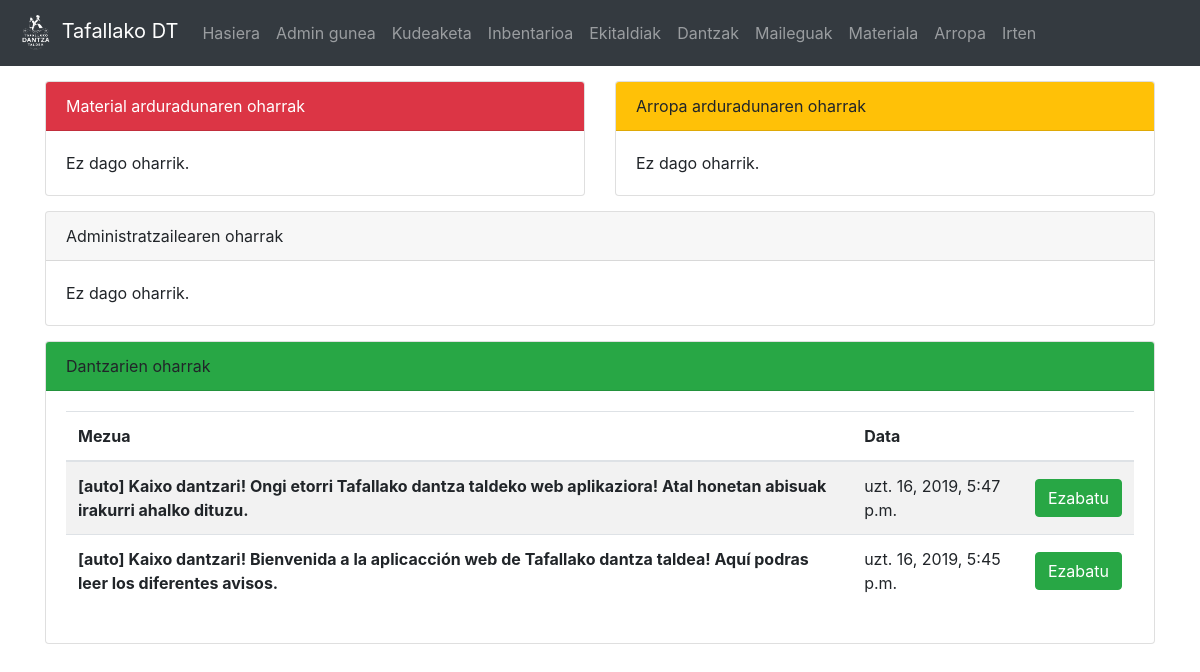
The app's page / (signed in), older data.
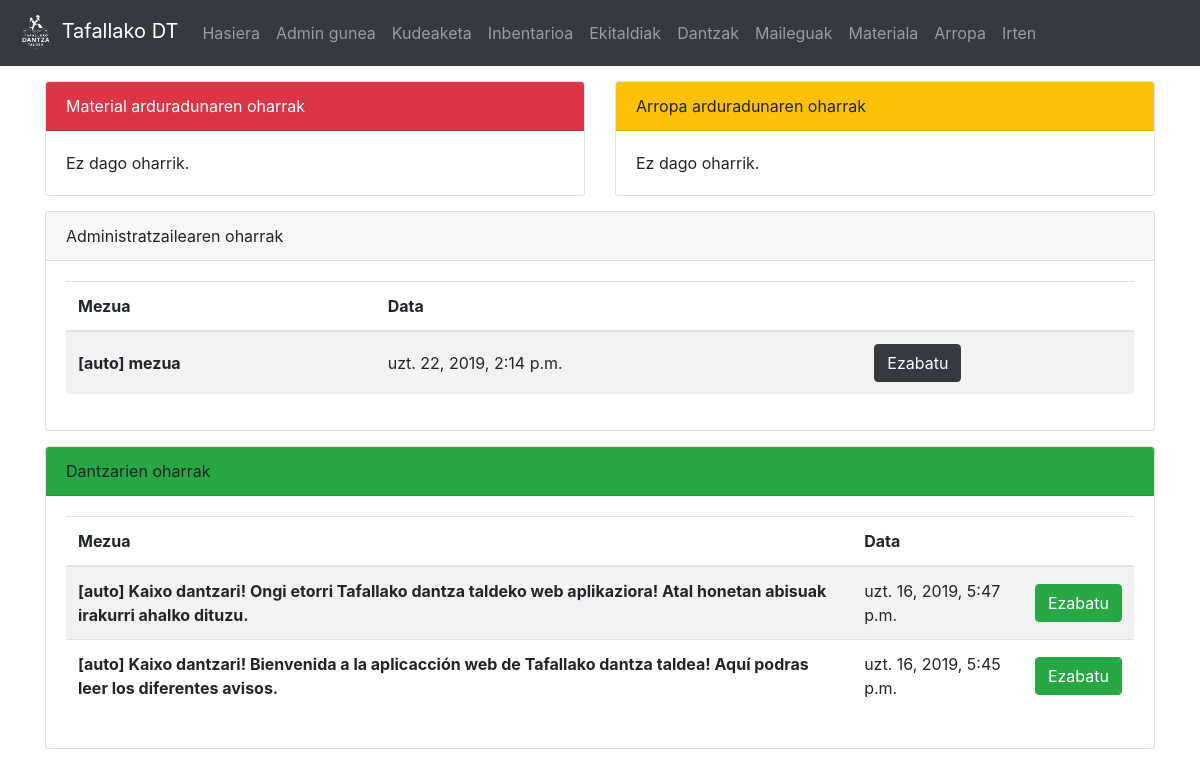
The same page, newer data.
### dantza/models.py (models this page shows, shortened)
class Oharra(models.Model):
	mezua = models.CharField(max_length=200)
	igorlea = models.CharField(max_length=100, default="auto")
	hartzailea = models.CharField(max_length=10, choices = HARTZAILEA)
	data = models.DateTimeField('Oharraren data')
	def __str__(self):
		return "[" + self.igorlea + "] " + self.mezua

### dantza/views.py (the view)
# urls.py: path('', views.index, name = 'index'),
def index(request):
	if 'd' in request.GET:
		delete = request.GET['id']
		Oharra.objects.get(pk=delete).delete()
		return HttpResponseRedirect('/')
	if request.user.is_authenticated:
		if Dantzaria.objects.filter(user=request.user).exists():
			d = Dantzaria.objects.get(user=request.user)
			o_list = Oharra.objects.all()
			return render(request,'dantza/index.html', {'mezuak':o_list})
		else:
			return render(request,'dantza/index.html', {'err':'Ez duzu erregistroa amaitu, sakatu <a href="/signup_end">hemen</a> amaitzeko'})
	return render(request,'dantza/index.html', {})

### dantza/templatetags/auth_extras.py (called while the page is built)
@register.filter(name='has_group')
def has_group(user, group_name):
    return user.groups.filter(name=group_name).exists()

@register.filter(name='messages_for')
def message_for(list,p):
	return list.filter(hartzailea=p)

### templates/dantza/index.html (shortened to what this page needs)
{% extends "dantza/base.html" %}
{% block edukia %}
<div class="container">
{% if request.user.is_authenticated %}
	{% load auth_extras %}
	<div class="row">
		{% if request.user|has_group:"material_arduradunak" %}
			<div class="col" style="margin-top: 15px">
				<div class="card">
					<div class="card-header bg-danger" style="color: white">Material arduradunaren oharrak</div>
					<div class="card-body">
						{% if mezuak and mezuak|messages_for:'MA' %}
							<div class="table-responsive">
								<table class="table table-hover table-striped">
								  <thead>
									<tr>
									  <th scope="col">Mezua</th>
									  <th scope="col">Data</th>
									  <th scope="col"></th>
									</tr>
								  </thead>
								  <tbody>
									{% for m in mezuak|messages_for:'MA' %}
											<tr>
											  <th scope="row" style="vertical-align:middle;">{{ m }}</th>
											  <td style="vertical-align:middle;">{{ m.data }}</td>
											  <td style="vertical-align:middle;">
												  <a class="btn btn-danger" href="?d&id={{ m.pk }}">Ezabatu</a>
											  </td>
										  </tr>
									{% endfor %}
									</tbody>
								</table>
							</div>
						{% else %}
							Ez dago oharrik.
						{% endif %}
					</div>
				</div>
			</div>
		{% endif %}
		{% if request.user|has_group:"arropa_arduradunak" %}
			<div class="col" style="margin-top: 15px">
				<div class="card">
					<div class="card-header bg-warning">Arropa arduradunaren oharrak</div>
					<div class="card-body">
						{% if mezuak and mezuak|messages_for:'AA' %}
							<div class="table-responsive">
								<table class="table table-hover table-striped">
								  <thead>
									<tr>
									  <th scope="col">Mezua</th>
									  <th scope="col">Data</th>
									  <th scope="col"></th>
									</tr>
								  </thead>
								  <tbody>
									{% for m in mezuak|messages_for:'AA' %}
											<tr>
											  <th scope="row" style="vertical-align:middle;">{{ m }}</th>
											  <td style="vertical-align:middle;">{{ m.data }}</td>
											  <td style="vertical-align:middle;">
												  <a class="btn btn-warning" href="?d&id={{ m.pk }}">Ezabatu</a>
											  </td>
										  </tr>
									{% endfor %}
									</tbody>
								</table>
							</div>
						{% else %}
							Ez dago oharrik.
						{% endif %}
					</div>
				</div>
			</div>
		{% endif %}
		{% if request.user.is_superuser %}
			<div class="col-12" style="margin-top: 15px">
				<div class="card">
					<div class="card-header">Administratzailearen oharrak</div>
					<div class="card-body">
						{% if mezuak and mezuak|messages_for:'AD' %}
							<div class="table-responsive">
								<table class="table table-hover table-striped">
								  <thead>
									<tr>
									  <th scope="col">Mezua</th>
									  <th scope="col">Data</th>
									  <th scope="col"></th>
									</tr>
								  </thead>
								  <tbody>
									{% for m in mezuak|messages_for:'AD' %}
											<tr>
											  <th scope="row" style="vertical-align:middle;">{{ m | safe }}</th>
											  <td style="vertical-align:middle;">{{ m.data }}</td>
											  <td style="vertical-align:middle;">
												  <a class="btn btn-dark" href="?d&id={{ m.pk }}">Ezabatu</a>
											  </td>
										  </tr>
									{% endfor %}
									</tbody>
								</table>
							</div>
						{% else %}
							Ez dago oharrik.
						{% endif %}
					</div>
				</div>
			</div>
		{% endif %}
		<div class="col-12" style="margin-top: 15px">
			<div class="card">
				<div class="card-header bg-success">Dantzarien oharrak</div>
				<div class="card-body">
					{% if mezuak and mezuak|messages_for:'DT' %}
						<div class="table-responsive">
							<table class="table table-hover table-striped">
							  <thead>
								<tr>
								  <th scope="col">Mezua</th>
								  <th scope="col">Data</th>
								  {% if request.user.is_superuser %}
								  	<th scope="col"></th>
								  {% endif %}
								</tr>
							  </thead>
							  <tbody>
								{% for m in mezuak|messages_for:'DT' %}
										<tr>
										  <th scope="row" style="vertical-align:middle;">{{ m | safe }}</th>
										  <td style="vertical-align:middle;">{{ m.data }}</td>
										  {% if request.user.is_superuser %}
										  <td style="vertical-align:middle;">
											  <a class="btn btn-success" href="?d&id={{ m.pk }}">Ezabatu</a>
										  </td>
										  {% endif %}
									  </tr>
								{% endfor %}
								</tbody>
							</table>
						</div>
					{% else %}
						Ez dago oharrik.
					{% endif %}
				</div>
			</div>
		</div>
	</div>
{% endif %}
</div>
{% endblock edukia %}

### templates/dantza/base.html (shortened to what this page needs)
<!doctype html>
<html lang="en">
  <head>
    <link rel="stylesheet" href="https://stackpath.bootstrapcdn.com/bootstrap/4.3.1/css/bootstrap.min.css">
  </head>
  <body>
		<nav class="navbar navbar-expand-lg navbar-dark bg-dark">
		  <a class="navbar-brand" href="/">
			  {% load static %}
			  <img src="{% static "logo.png" %}" width="40" height="40" alt="[logo]">
			  Tafallako DT</a>
		  <div class="collapse navbar-collapse" id="navbarNavAltMarkup">
			<div class="navbar-nav">
			  <a class="nav-item nav-link" href="/">Hasiera <span class="sr-only">(current)</span></a>
				{% if request.user.is_authenticated %}
					{% if request.user.is_superuser %}
						<a class="nav-item nav-link" href="/admin" target="_blank">Admin gunea</a>
						<a class="nav-item nav-link" href="/dashboard">Kudeaketa</a>
					{% else %}
						{% load auth_extras %}
					{% endif %}
					<a class="nav-item nav-link" href="/inbentarioa">Inbentarioa</a>
					<a class="nav-item nav-link" href="/ekitaldiak">Ekitaldiak</a>
					<a class="nav-item nav-link" href="/dantzak">Dantzak</a>
					{% if request.user.is_superuser or request.user|has_group:"material_arduradunak" or request.user|has_group:"arropa_arduradunak" %}
						<a class="nav-item nav-link" href="/maileguak">Maileguak</a>
					{% endif %}
					{% if request.user|has_group:"material_arduradunak" %}
						<a class="nav-item nav-link" href="/materiala">Materiala</a>
					{% endif %}
					{% if request.user|has_group:"arropa_arduradunak" %}
						<a class="nav-item nav-link" href="/arropa">Arropa</a>
					{% endif %}
					<a class="nav-item nav-link" href="/logout">Irten</a>
				{% else %}
			  		<a class="nav-item nav-link" href="/signup">Erregistratu</a>
			  		<a class="nav-item nav-link" href="/login">Login egin</a>
				{% endif %}
			</div>
		  </div>
		</nav>
	  <div class="container-fluid">
    {% block edukia%}
	{% endblock edukia %}
	  </div>
  </body>
</html>

Row changes from the older to the newer data that the page shows:
added Oharra: igorlea+mezua "[auto] mezua", data "uzt. 22, 2019, 2:14 p.m."
Text that changed along with them:
text no longer shown: "Ez dago oharrik."
text now shown: "Mezua Data"
